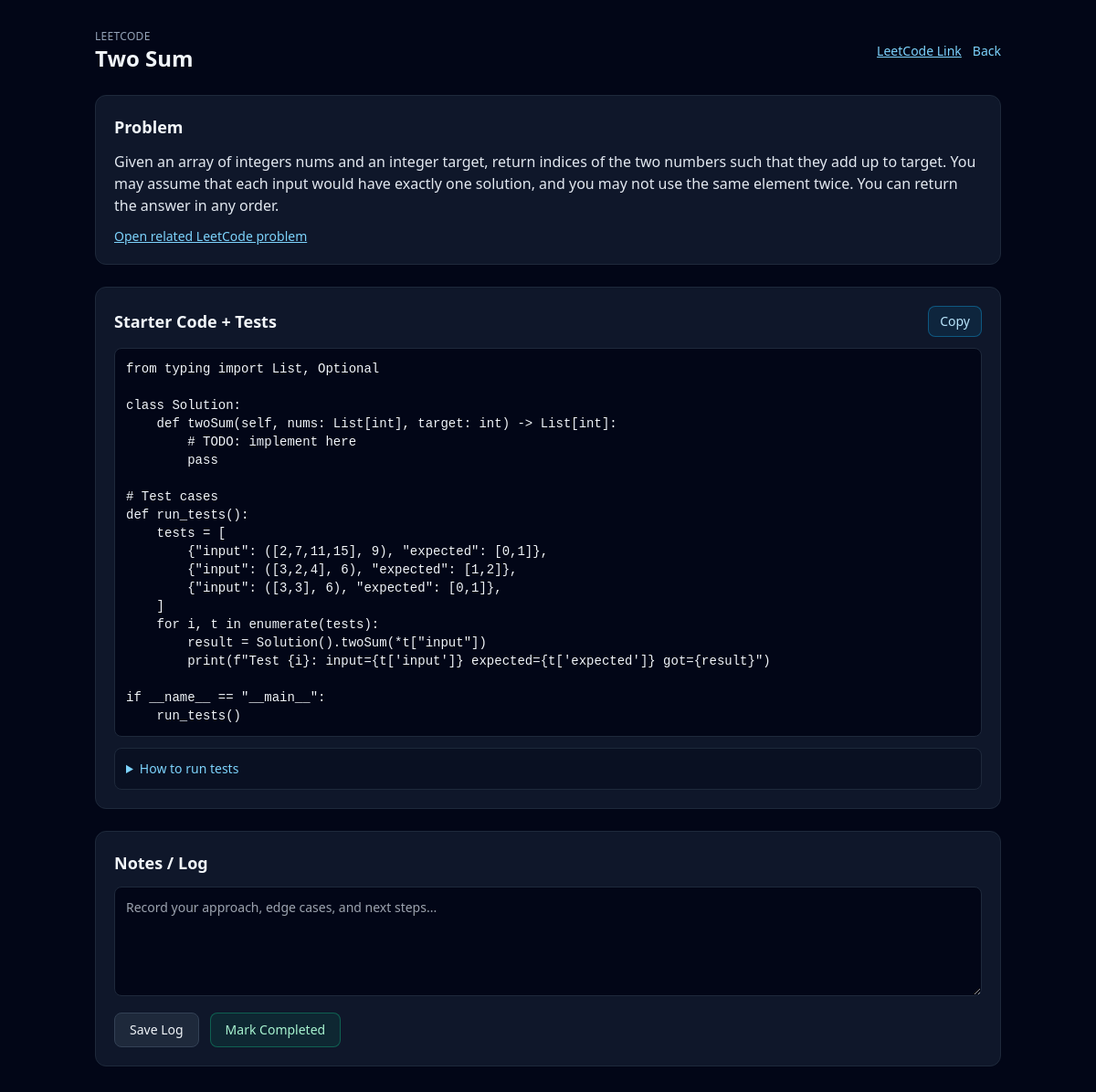
The app's page /task/7 with its own data.
### app/models/task.py (models this page shows)
class TodayTask(Base):
    __tablename__ = "today_tasks"
    id = Column(Integer, primary_key=True, index=True)
    date = Column(Date, default=date.today, index=True)
    module_id = Column(String, nullable=False, index=True)
    name = Column(String, nullable=False)
    group = Column(String, nullable=False)
    task_type = Column(String, nullable=False, default="todo")
    problem_text = Column(Text, nullable=True)
    todo_text = Column(Text, nullable=True)
    code_template = Column(Text, nullable=True)
    notes = Column(Text, nullable=True)
    log = Column(Text, nullable=True)
    url = Column(String, nullable=True)
    extra = Column(JSON, nullable=True)

### app/main.py (the view)
@app.get("/task/{task_id}", response_class=HTMLResponse)
def task_detail_page(task_id: int, request: Request, db=Depends(get_db)):
    task = db.query(TodayTask).filter(TodayTask.id == task_id).first()
    if not task:
        task = db.query(TaskHistory).filter(TaskHistory.id == task_id).first()
    if not task:
        return HTMLResponse("Task not found", status_code=404)
    module_label = task.module_id.replace("-", " ").replace("_", " ").title()
    template_name = "tasks/coding_detail.html" if task.task_type == "coding" else "tasks/todo_detail.html"
    return templates.TemplateResponse(
        template_name,
        {
            "request": request,
            "task": task,
            "module_id": module_label,
            "title": task.name,
            "problem_text": task.problem_text or task.todo_text,
            "code_template": task.code_template,
            "log": task.log,
        },
    )

### app/templates/tasks/coding_detail.html (shortened to what this page needs)
<!DOCTYPE html>
<html lang="en">
<head>
  <link rel="stylesheet" href="https://cdnjs.cloudflare.com/ajax/libs/highlight.js/11.9.0/styles/github-dark.min.css">
  <script src="https://cdn.tailwindcss.com"></script>
</head>
<body class="bg-slate-950 text-slate-100 min-h-screen">
  <div class="max-w-5xl mx-auto px-4 py-8 space-y-6">
    <header class="flex items-center justify-between gap-3">
      <div>
        <p class="text-xs text-slate-400 uppercase tracking-wide">{{ module_id }}</p>
        <h1 class="text-2xl font-bold">{{ title }}</h1>
      </div>
      <div class="flex items-center gap-3">
        {% if task.url %}
          <a href="{{ task.url }}" target="_blank" rel="noopener" class="text-sm text-sky-300 underline">LeetCode Link</a>
        {% endif %}
        <a href="/" class="text-sm text-sky-300">Back</a>
      </div>
    </header>
    <section class="bg-slate-900 border border-slate-800 rounded-xl p-5 space-y-3">
      <h2 class="text-lg font-semibold">Problem</h2>
      <p class="text-slate-200 whitespace-pre-line">{{ problem_text or 'No description provided.' }}</p>
      {% if task.url %}
        <div class="text-sm">
          <a href="{{ task.url }}" target="_blank" rel="noopener" class="text-sky-300 underline">Open related LeetCode problem</a>
        </div>
      {% endif %}
    </section>
    <section class="bg-slate-900 border border-slate-800 rounded-xl p-5 space-y-3">
      <div class="flex items-center justify-between">
        <h2 class="text-lg font-semibold">Starter Code + Tests</h2>
        <button
          class="px-3 py-1.5 text-sm bg-sky-500/10 border border-sky-500/40 rounded-lg text-sky-200"
          onclick="copyCode()">Copy</button>
      </div>
      <div class="overflow-auto">
        <pre class="rounded-lg bg-slate-950 border border-slate-800 p-3 text-sm"><code class="language-python" id="code-block">{{ code_template or '# No template provided' | e }}</code></pre>
      </div>
      <details class="bg-slate-950/40 border border-slate-800 rounded-lg p-3 text-sm text-slate-200">
        <summary class="cursor-pointer text-sky-300">How to run tests</summary>
      </details>
    </section>
    <section class="bg-slate-900 border border-slate-800 rounded-xl p-5 space-y-3">
      <h2 class="text-lg font-semibold">Notes / Log</h2>
      <form class="space-y-3" id="log-form">
        <textarea name="log" id="log" class="w-full min-h-[120px] bg-slate-950 border border-slate-800 rounded-lg p-3 text-sm"
          placeholder="Record your approach, edge cases, and next steps...">{{ log or '' }}</textarea>
        <div class="flex items-center gap-3">
          <button type="button" onclick="saveLog()" class="px-4 py-2 bg-slate-800 border border-slate-700 rounded-lg text-sm">Save Log</button>
          <button type="button" onclick="completeTask()" class="px-4 py-2 bg-emerald-500/10 border border-emerald-500/40 text-emerald-200 rounded-lg text-sm">Mark Completed</button>
        </div>
      </form>
    </section>
  </div>
</body>
</html>

### records on screen
TodayTask: module "LEETCODE", name "Two Sum", problem_text "Given an array of integers nums and an integer target, return indices of the two numbers such that they add up to target. You may assume that each input would have exactly one solution, and you may not use the same element twice. You can return the answer in any order.", code_template "from typing import List, Optional class Solution: def twoSum(self, nums: List[int], target: int) -> List[int]: # TODO: implement here pass # Test cases def run_tests(): tests = [ {\"input\": ([2,7,11,15], 9), \"expected\": [0,1]}, {\"input\": ([3,2,4], 6), \"expected\": [1,2]}, {\"input\": ([3,3], 6), \"expected\": [0,1]}, ] for i, t in enumerate(tests): result = Solution().twoSum(*t[\"input\"]) print(f\"Test {i}: input={t['input']} expected={t['expected']} got={result}\") if __name__ == \"__main__\": run_tests()"
